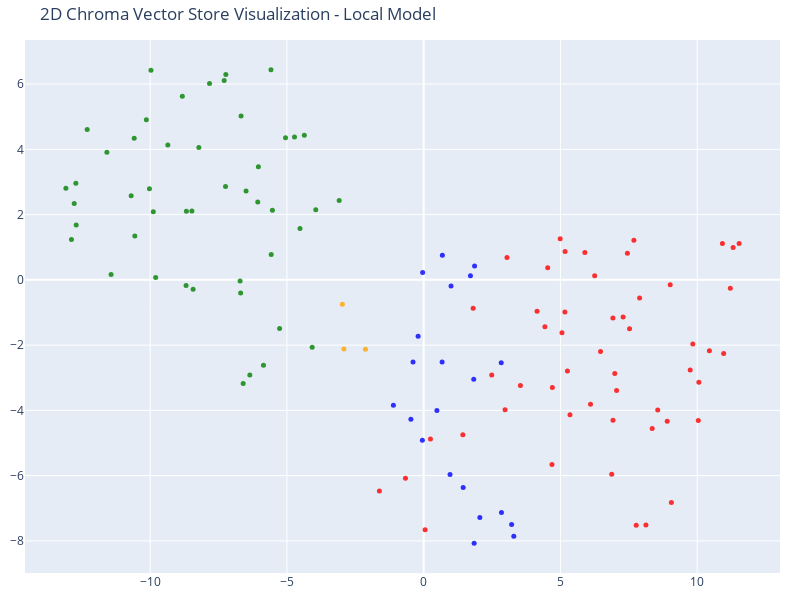

Notebook code for this chart:
### Code cell
# Visualize the data in plotly 2D using projection technique 
tsne = TSNE(n_components=2, random_state=42)
reduced_vectors = tsne.fit_transform(vectors)

# Create the 2D scatter plot
fig = go.Figure(data=[go.Scatter(
    x=reduced_vectors[:, 0],
    y=reduced_vectors[:, 1],
    mode='markers',
    marker=dict(size=5, color=colors, opacity=0.8),
    text=[f"Type: {t}<br>Text: {d[:100]}..." for t, d in zip(doc_types, documents)],
    hoverinfo='text'
)])

fig.update_layout(
    title='2D Chroma Vector Store Visualization - Local Model',
    scene=dict(xaxis_title='x',yaxis_title='y'),
    width=800,
    height=600,
    margin=dict(r=20, b=10, l=10, t=40)
)

fig.show()

### Figure 1 — Plotly figure (JSON) as saved in the notebook; plotly's stock layout.template omitted (floating-point values rounded to 4 significant figures)
{"data": [{"hoverinfo": "text", "marker": {"color": ["blue", "blue", "blue", "blue", "blue", "blue", "blue", "blue", "blue", "blue", "blue", "blue", "blue", "blue", "blue", "blue", "blue", "blue", "blue", "blue", "blue", "red", "red", "red", "red", "red", "red", "red", "red", "red", "red", "red", "red", "red", "red", "red", "red", "red", "red", "red", "red", "red", "red", "red", "red", "red", "red", "red", "red", "red", "red", "red", "red", "red", "red", "red", "red", "red", "red", "red", "red", "red", "red", "red", "red", "red", "red", "red", "red", "red", "red", "red", "red", "orange", "orange", "orange", "green", "green", "green", "green", "green", "green", "green", "green", "green", "green", "green", "green", "green", "green", "green", "green", "green", "green", "green", "green", "green", "green", "green", "green", "green", "green", "green", "green", "green", "green", "green", "green", "green", "green", "green", "green", "green", "green", "green", "green", "green", "green", "green", "green", "green", "green", "green"], "opacity": 0.8, "size": 5}, "mode": "markers", "text": ["Type: products<br>Text: # Product Summary\n\n# Rellm: AI-Powered Enterprise Reinsurance Solution\n\n## Summary\n\nRellm is an inno...", "Type: products<br>Text: ### Seamless Integrations\nRellm's architecture is designed for effortless integration with existing ...", "Type: products<br>Text: ### Regulatory Compliance Tools\nRellm includes built-in compliance tracking features to help organiz...", "Type: products<br>Text: Join the growing number of organizations leveraging Rellm to enhance their reinsurance processes whi...", "Type: products<br>Text: Experience the future of reinsurance with Rellm, where innovation meets reliability. Let Insurellm h...", "Type: products<br>Text: # Product Summary\n\n# Markellm\n\n## Summary\n\nMarkellm is an innovative two-sided marketplace designed ...", "Type: products<br>Text: - **User-Friendly Interface**: Designed with user experience in mind, Markellm features an intuitive...", "Type: products<br>Text: - **Customer Support**: Our dedicated support team is always available to assist both consumers and ...", "Type: products<br>Text: ### For Insurance Companies:\n- **Basic Listing Fee**: $199/month for a featured listing on the platf...", "Type: products<br>Text: ### Q3 2025\n- Initiate a comprehensive marketing campaign targeting both consumers and insurers to i...", "Type: products<br>Text: # Product Summary\n\n# Homellm\n\n## Summary\nHomellm is an innovative home insurance product developed b...", "Type: products<br>Text: ### 2. Dynamic Pricing Model\nWith Homellm's innovative dynamic pricing model, insurance providers ca...", "Type: products<br>Text: ### 5. Multi-Channel Integration\nHomellm seamlessly integrates into existing insurance platforms, pr...", "Type: products<br>Text: - **Basic Tier:** Starting at $5,000/month for small insurers with basic integration features.\n- **S...", "Type: products<br>Text: All tiers include a comprehensive training program and ongoing updates to ensure optimal performance...", "Type: products<br>Text: With Homellm, Insurellm is committed to transforming the landscape of home insurance, ensuring both ...", "Type: products<br>Text: # Product Summary\n\n# Carllm\n\n## Summary\n\nCarllm is an innovative auto insurance product developed by...", "Type: products<br>Text: - **Instant Quoting**: With Carllm, insurance companies can offer near-instant quotes to customers, ...", "Type: products<br>Text: - **Mobile Integration**: Carllm is designed to work seamlessly with mobile applications, providing ...", "Type: products<br>Text: - **Professional Tier**: $2,500/month\n  - For medium-sized companies.\n  - All Basic Tier features pl...", "Type: products<br>Text: ### Q2 2025: Customer Experience Improvements\n- Launch of a new **mobile app** for end-users.\n- Intr...", "Type: contracts<br>Text: # Contract with GreenField Holdings for Markellm\n\n**Effective Date:** November 15, 2023  \n**Contract...", "Type: contracts<br>Text: ## Renewal\n1. **Automatic Renewal**: This contract will automatically renew for sequential one-year ...", "Type: contracts<br>Text: ## Features\n1. **AI-Powered Matching**: Access to advanced algorithms that connect GreenField Holdin...", "Type: contracts<br>Text: ## Support\n1. **Customer Support Access**: The Client will have access to dedicated support through ...", "Type: contracts<br>Text: **Signatures:**  \n_________________________                           _________________________  \n**...", "Type: contracts<br>Text: # Contract with Apex Reinsurance for Rellm: AI-Powered Enterprise Reinsurance Solution\n\n## Terms\n\n1....", "Type: contracts<br>Text: ## Renewal\n\n1. **Automatic Renewal**: This Agreement will automatically renew for successive one-yea...", "Type: contracts<br>Text: 2. **Seamless Integrations**: The architecture of Rellm allows for easy integration with existing sy...", "Type: contracts<br>Text: 1. **Technical Support**: Provider shall offer dedicated technical support to the Client via phone, ...", "Type: contracts<br>Text: **Insurellm, Inc.**  \n_____________________________  \nAuthorized Signature   \nDate: ________________...", "Type: contracts<br>Text: # Contract with Greenstone Insurance for Homellm\n\n---\n\n## Terms\n\n1. **Parties**: This Contract (\"Agr...", "Type: contracts<br>Text: 4. **Payment Terms**: \n   - The Customer shall pay an amount of $10,000 per month for the Standard T...", "Type: contracts<br>Text: ---\n\n## Features\n\n- **AI-Powered Risk Assessment**: Customer will have access to enhanced risk evalu...", "Type: contracts<br>Text: - **Customer Portal**: A dedicated portal will be provided, allowing the Customer's clients to manag...", "Type: contracts<br>Text: ______________________________  \n[Name], [Title]  \nDate: ______________________\n\n**For Greenstone In...", "Type: contracts<br>Text: # Contract with Roadway Insurance Inc. for Carllm\n\n---\n\n## Terms\n\n1. **Agreement Effective Date**: T...", "Type: contracts<br>Text: ---\n\n## Renewal\n\n1. **Automatic Renewal**: This agreement will automatically renew for an additional...", "Type: contracts<br>Text: ---\n\n## Features\n\n1. **Access to Core Features**: Roadway Insurance Inc. will have access to all Pro...", "Type: contracts<br>Text: ---\n\n## Support\n\n1. **Technical Support**: Roadway Insurance Inc. will receive priority technical su...", "Type: contracts<br>Text: # Contract with Stellar Insurance Co. for Rellm\n\n## Terms\nThis contract is made between **Insurellm*...", "Type: contracts<br>Text: ### Termination\nEither party may terminate this agreement with a **30-day written notice**. In the e...", "Type: contracts<br>Text: ## Features\nStellar Insurance Co. will receive access to the following features of the Rellm product...", "Type: contracts<br>Text: ## Support\nInsurellm provides Stellar Insurance Co. with the following support services:\n\n- **24/7 T...", "Type: contracts<br>Text: # Contract with TechDrive Insurance for Carllm\n\n**Contract Date:** October 1, 2024  \n**Contract Dura...", "Type: contracts<br>Text: ## Renewal\n\n1. **Automatic Renewal**: This contract shall automatically renew for additional one-yea...", "Type: contracts<br>Text: ## Support\n\n1. **Customer Support**: Insurellm will provide 24/7 customer support to TechDrive Insur...", "Type: contracts<br>Text: **TechDrive Insurance Representative:**  \nName: Sarah Johnson  \nTitle: Operations Director  \nDate: _...", "Type: contracts<br>Text: # Contract with Belvedere Insurance for Markellm\n\n## Terms\nThis Contract (\"Agreement\") is made and e...", "Type: contracts<br>Text: ## Renewal\n1. **Renewal Terms**: This Agreement may be renewed for additional one-year terms upon mu...", "Type: contracts<br>Text: ## Features\n1. **AI-Powered Matching**: Belvedere Insurance will benefit from Markellm's AI-powered ...", "Type: contracts<br>Text: ## Support\n1. **Technical Support**: Technical support will be available from 9 AM to 7 PM EST, Mond...", "Type: contracts<br>Text: **Belvedere Insurance**  \nSignature: ______________________  \nName: [Authorized Signatory]  \nTitle: ...", "Type: contracts<br>Text: # Contract with Velocity Auto Solutions for Carllm\n\n**Contract Date:** October 1, 2023  \n**Contract ...", "Type: contracts<br>Text: ## Renewal\n\n1. **Automatic Renewal**: This contract will automatically renew for successive 12-month...", "Type: contracts<br>Text: ## Support\n\n1. **Customer Support**: Velocity Auto Solutions will have access to Insurellm’s custome...", "Type: contracts<br>Text: # Contract with GreenValley Insurance for Homellm\n\n**Contract Date:** October 6, 2023  \n**Contract N...", "Type: contracts<br>Text: 4. **Confidentiality:** Both parties agree to maintain the confidentiality of proprietary informatio...", "Type: contracts<br>Text: 1. **AI-Powered Risk Assessment:** Access to advanced AI algorithms for real-time risk evaluations.\n...", "Type: contracts<br>Text: 3. **Regular Updates:** Insurellm will offer ongoing updates and enhancements to the Homellm platfor...", "Type: contracts<br>Text: # Contract with EverGuard Insurance for Rellm: AI-Powered Enterprise Reinsurance Solution\n\n**Contrac...", "Type: contracts<br>Text: 4. **Usage Rights**: EverGuard Insurance is granted a non-exclusive, non-transferable license to acc...", "Type: contracts<br>Text: 1. **Core Functionality**: Rellm provides EverGuard Insurance with advanced AI-driven analytics, sea...", "Type: contracts<br>Text: 1. **Customer Support**: Insurellm will provide EverGuard Insurance with 24/7 customer support, incl...", "Type: contracts<br>Text: ---\n\n**Signatures**  \n**For Insurellm**: __________________________  \n**Name**: John Smith  \n**Title...", "Type: contracts<br>Text: # Contract with BrightWay Solutions for Markellm\n\n**Contract Date:** October 5, 2023  \n**Contract ID...", "Type: contracts<br>Text: 3. **Service Level Agreement (SLA):**  \n   Insurellm commits to a 99.9% uptime for the platform with...", "Type: contracts<br>Text: 2. **Real-Time Quote Availability:**  \n   Consumers sourced via BrightWay Solutions will receive rea...", "Type: contracts<br>Text: 3. **Training and Onboarding:**  \n   Insurellm agrees to provide one free training session on how to...", "Type: contracts<br>Text: # Contract with Pinnacle Insurance Co. for Homellm\n\n## Terms\nThis contract (\"Contract\") is entered i...", "Type: contracts<br>Text: ## Renewal\n1. **Renewal Terms**: At the end of the initial term, this Contract shall automatically r...", "Type: contracts<br>Text: ## Features\n1. **AI-Powered Risk Assessment**: Utilized for tailored underwriting decisions specific...", "Type: contracts<br>Text: ## Support\n1. **Technical Support**: Insurellm shall provide 24/7 technical support via an email and...", "Type: company<br>Text: # Overview of Insurellm\n\nInsurellm is an innovative insurance tech firm with 200 employees across th...", "Type: company<br>Text: # Careers at Insurellm\n\nInsurellm is hiring! We are looking for talented software engineers, data sc...", "Type: company<br>Text: # About Insurellm\n\nInsurellm was founded by Avery Lancaster in 2015 as an insurance tech startup des...", "Type: employees<br>Text: # HR Record\n\n# Alex Chen\n\n## Summary\n- **Date of Birth:** March 15, 1990  \n- **Job Title:** Backend ...", "Type: employees<br>Text: ## Annual Performance History\n- **2020:**  \n  - Completed onboarding successfully.  \n  - Met expecta...", "Type: employees<br>Text: ## Compensation History\n- **2020:** Base Salary: $80,000  \n- **2021:** Base Salary Increase to $90,0...", "Type: employees<br>Text: Alex Chen continues to be a vital asset at Insurellm, contributing significantly to innovative backe...", "Type: employees<br>Text: # HR Record\n\n# Oliver Spencer\n\n## Summary\n- **Date of Birth**: May 14, 1990  \n- **Job Title**: Backe...", "Type: employees<br>Text: ## Annual Performance History\n- **2018**: **3/5** - Adaptable team player but still learning to take...", "Type: employees<br>Text: ## Compensation History\n- **March 2018**: Initial salary of $80,000.\n- **July 2019**: Salary increas...", "Type: employees<br>Text: # HR Record\n\n# Emily Tran\n\n## Summary\n- **Date of Birth:** March 18, 1991  \n- **Job Title:** Digital...", "Type: employees<br>Text: - **January 2017 - May 2018**: Marketing Intern  \n  - Supported the Marketing team by collaborating ...", "Type: employees<br>Text: - **2021**:  \n  - Performance Rating: Meets Expectations  \n  - Key Achievements: Contributed to the ...", "Type: employees<br>Text: - **Professional Development Goals**:  \n  - Emily Tran aims to become a Marketing Manager within the...", "Type: employees<br>Text: # HR Record\n\n# Jordan Blake\n\n## Summary\n- **Date of Birth:** March 15, 1993  \n- **Job Title:** Sales...", "Type: employees<br>Text: ## Annual Performance History\n- **2021:** First year at Insurellm; achieved 90% of monthly targets. ...", "Type: employees<br>Text: ## Other HR Notes\n- Jordan has shown an interest in continuing education, actively participating in ...", "Type: employees<br>Text: # Avery Lancaster\n\n## Summary\n- **Date of Birth**: March 15, 1985  \n- **Job Title**: Co-Founder & Ch...", "Type: employees<br>Text: - **2010 - 2013**: Business Analyst at Edge Analytics  \n  Prior to joining Innovate, Avery worked as...", "Type: employees<br>Text: - **2018**: **Exceeds Expectations**  \n  Under Avery’s pivoted vision, Insurellm launched two new su...", "Type: employees<br>Text: - **2022**: **Satisfactory**  \n  Avery focused on rebuilding team dynamics and addressing employee c...", "Type: employees<br>Text: ## Compensation History\n- **2015**: $150,000 base salary + Significant equity stake  \n- **2016**: $1...", "Type: employees<br>Text: ## Other HR Notes\n- **Professional Development**: Avery has actively participated in leadership trai...", "Type: employees<br>Text: # HR Record\n\n# Maxine Thompson\n\n## Summary\n- **Date of Birth:** January 15, 1991  \n- **Job Title:** ...", "Type: employees<br>Text: ## Insurellm Career Progression\n- **January 2017 - October 2018**: **Junior Data Engineer**  \n  * Ma...", "Type: employees<br>Text: ## Annual Performance History\n- **2017**: *Meets Expectations*  \n  Maxine showed potential in her ro...", "Type: employees<br>Text: - **2021**: *Exceeds Expectations*  \n  Maxine spearheaded the transition to a new data warehousing s...", "Type: employees<br>Text: ## Compensation History\n- **2017**: $70,000 (Junior Data Engineer)  \n- **2018**: $75,000 (Junior Dat...", "Type: employees<br>Text: # Samantha Greene\n\n## Summary\n- **Date of Birth:** October 14, 1990\n- **Job Title:** HR Generalist\n-...", "Type: employees<br>Text: ## Annual Performance History\n- **2020:** Exceeds Expectations  \n  Samantha Greene demonstrated exce...", "Type: employees<br>Text: ## Compensation History\n- **2020:** Base Salary - $55,000  \n  The entry-level salary matched industr...", "Type: employees<br>Text: - **2023:** Base Salary - $70,000  \n  Recognized for substantial improvement in employee relations m...", "Type: employees<br>Text: # HR Record\n\n# Alex Thomson\n\n## Summary\n- **Date of Birth:** March 15, 1995  \n- **Job Title:** Sales...", "Type: employees<br>Text: ## Annual Performance History  \n- **2022** - Rated as \"Exceeds Expectations.\" Alex Thomson achieved ...", "Type: employees<br>Text: ## Other HR Notes\n- Alex Thomson is an active member of the Diversity and Inclusion committee at Ins...", "Type: employees<br>Text: # HR Record\n\n# Samuel Trenton\n\n## Summary\n- **Date of Birth:** April 12, 1989  \n- **Job Title:** Sen...", "Type: employees<br>Text: ## Annual Performance History\n- **2023:** Rating: 4.5/5  \n  *Samuel exceeded expectations, successfu...", "Type: employees<br>Text: ## Compensation History\n- **2023:** Base Salary: $115,000 + Bonus: $15,000  \n  *Annual bonus based o...", "Type: employees<br>Text: - **Engagement in Company Culture:** Regularly participates in team-building events and contributes ...", "Type: employees<br>Text: # HR Record\n\n# Alex Harper\n\n## Summary\n- **Date of Birth**: March 15, 1993  \n- **Job Title**: Sales ...", "Type: employees<br>Text: ## Annual Performance History  \n- **2021**:  \n  - **Performance Rating**: 4.5/5  \n  - **Key Achievem...", "Type: employees<br>Text: - **2022**:  \n  - **Base Salary**: $65,000 (Promotion to Senior SDR)  \n  - **Bonus**: $13,000 (20% o...", "Type: employees<br>Text: # HR Record\n\n# Jordan K. Bishop\n\n## Summary\n- **Date of Birth:** March 15, 1990\n- **Job Title:** Fro...", "Type: employees<br>Text: ## Annual Performance History\n- **2019:** Exceeds Expectations - Continuously delivered high-quality...", "Type: employees<br>Text: ## Compensation History\n- **June 2018:** Starting Salary - $85,000\n- **June 2019:** Salary Increase ...", "Type: employees<br>Text: ## Other HR Notes\n- Jordan K. Bishop has been an integral part of club initiatives, including the In...", "Type: employees<br>Text: # HR Record\n\n# Emily Carter\n\n## Summary\n- **Date of Birth:** August 12, 1990  \n- **Job Title:** Acco...", "Type: employees<br>Text: - **2017-2019:** Marketing Intern  \n  - Assisted with market research and campaign development for s...", "Type: employees<br>Text: ## Compensation History\n| Year | Base Salary | Bonus         | Total Compensation |\n|------|--------...", "Type: employees<br>Text: Emily Carter exemplifies the kind of talent that drives Insurellm's success and is an invaluable ass..."], "type": "scatter", "x": [0.674, 1.83, 2.835, -0.2041, -0.3897, 0.9999, 1.709, 1.861, 0.6832, -0.03749, -0.4676, -0.04823, 0.4838, 1.444, 0.9634, -1.108, 3.295, 3.215, 2.844, 2.054, 1.845, 5.893, 10.92, -1.619, 4.691, 8.126, 5.163, 4.145, 2.488, 6.099, 7.771, 7.527, 9.014, 0.2468, 6.988, 9.057, 10.97, 11.21, 0.05075, 8.557, 7.449, 7.686, 2.975, 5.35, 10.06, 9.745, 8.904, 10.04, 6.252, 11.53, 1.808, 6.921, 6.875, 10.45, 9.841, 8.355, 7.292, 6.919, 1.431, 6.466, 5.057, 4.432, 3.536, 4.705, 5.256, 5.17, 4.535, 3.045, 4.991, 7.895, 11.31, -0.6664, 7.053, -2.129, -2.974, -2.917, -3.946, -12.72, -8.677, -3.091, -4.522, -12.78, -8.476, -7.296, -7.831, -8.826, -7.235, -6.044, -7.245, -6.495, -4.078, -5.857, -6.357, -6.6, -10.03, -5.268, -11.43, -6.714, -12.71, -6.693, -10.56, -8.431, -12.88, -9.799, -8.688, -4.724, -10.14, -4.365, -5.576, -11.58, -10.7, -12.3, -5.051, -10.58, -9.355, -5.532, -13.08, -9.887, -6.067, -6.678, -9.972, -8.221, -5.584], "y": [-2.52, -3.048, -2.539, -1.726, -2.519, -0.1866, 0.1228, 0.4242, 0.7507, 0.2238, -4.272, -4.918, -4.001, -6.366, -5.966, -3.846, -7.861, -7.501, -7.129, -7.281, -8.071, 0.8383, 1.116, -6.471, -5.66, -7.51, -0.9835, -0.9642, -2.916, -3.815, -7.521, -1.499, -0.1494, -4.88, -2.869, -6.821, -2.255, -0.2566, -7.661, -3.989, 0.815, 1.213, -3.978, -4.138, -3.137, -2.764, -4.331, -4.31, 0.1281, 1.114, -0.8672, -4.305, -5.961, -2.172, -1.968, -4.553, -1.137, -1.17, -4.747, -2.195, -1.618, -1.436, -3.239, -3.301, -2.794, 0.8727, 0.3733, 0.6851, 1.259, -0.5576, 0.9882, -6.081, -3.391, -2.127, -0.7446, -2.12, 2.148, 2.958, 2.105, 2.435, 1.577, 2.344, 2.109, 6.11, 6.015, 5.624, 6.291, 3.466, 2.865, 2.723, -2.067, -2.619, -2.919, -3.178, 2.793, -1.488, 0.1613, -0.03725, 1.682, -0.405, 1.343, -0.2912, 1.24, 0.06936, -0.172, 4.375, 4.911, 4.43, 0.7746, 3.91, 2.58, 4.61, 4.354, 4.343, 4.133, 2.132, 2.809, 2.088, 2.386, 5.02, 6.423, 4.056, 6.439]}], "layout": {"height": 600, "margin": {"b": 10, "l": 10, "r": 20, "t": 40}, "scene": {"xaxis": {"title": {"text": "x"}}, "yaxis": {"title": {"text": "y"}}}, "title": {"text": "2D Chroma Vector Store Visualization - Local Model"}, "width": 800}}
